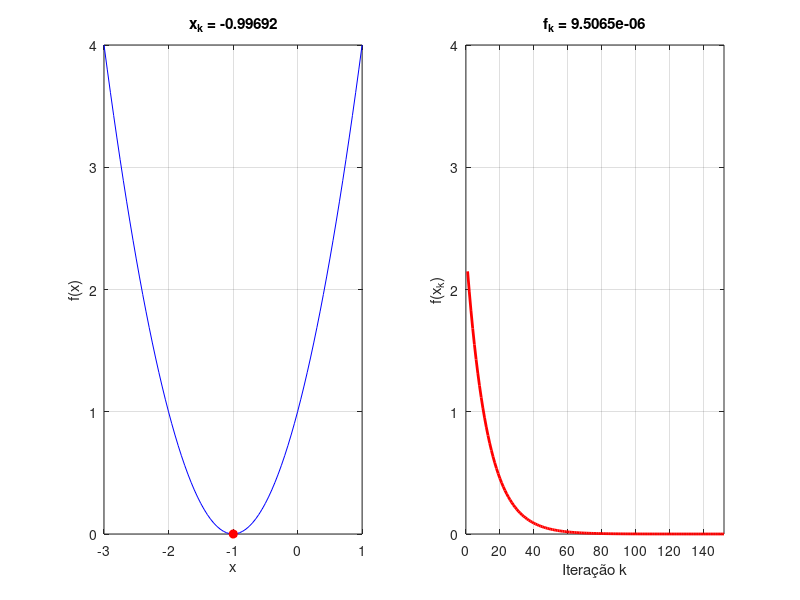

Reproduce this figure in MATLAB.
clear; clc; close all;

% Funcao objetivo
theta = -3:0.05:1;
f_theta = theta.^2 + 2*theta + 1;

% Define um valor aleatorio para x
x = randn;

% Bola que permite a condição de parada e Taxa de aprendizado
ksi = 1e-5;
n = 0.02;

% Calcula o erro inicial
f = x^2 + 2*x + 1;

% Vetores para armazenar os valores
X = x;
F = f;

% Algoritmo do gradiente descendente
while f > ksi

    % Calcula o gradiente
    Grad = 2*x + 2;

    % Atualiza o ponto
    x = x - n * Grad;

    % Calcula o novo erro
    f = x^2 + 2*x + 1;

    % Armazena os valores
    X = [X, x];  
    F = [F, f];  

    % Plot
    subplot(1,2,1);

    plot(theta, f_theta, 'b');
    hold on;
    plot(x, f, 'or', 'MarkerFaceColor', 'r');
    hold off;
    grid on;
    xlabel('x');
    ylabel('f(x)');
    title(['x_k = ', num2str(x)]);

    subplot(1,2,2);

    plot(F, 'r', 'LineWidth', 2);
    grid on;
    xlabel('Iteração k');
    ylabel('f(x_k)');
    axis([0 max(10, length(F)) 0 4]);
    title(['f_k = ', num2str(f)]);

    drawnow;
end

% Exibe o resultado final
disp(['Ponto de minimo encontrado: ', num2str(x)]);
disp(['Erro final: ', num2str(f)]);
disp(['Numero de iteracoes: ', num2str(length(F)-1)]);
